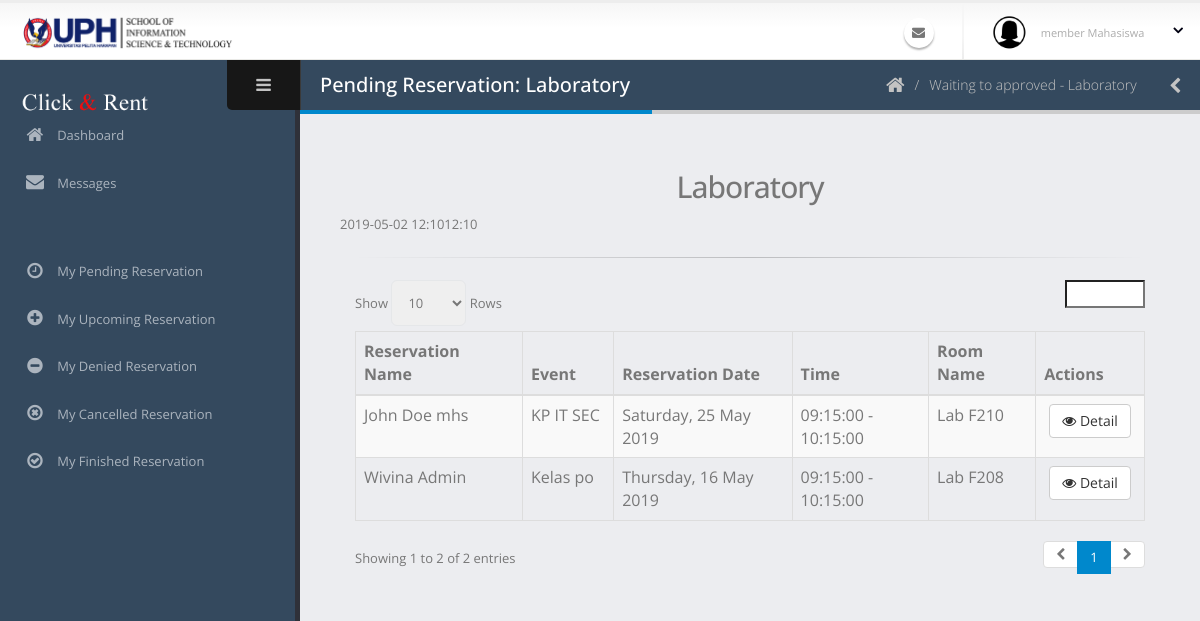
The app's page /admin/pendingLab.php, older data.
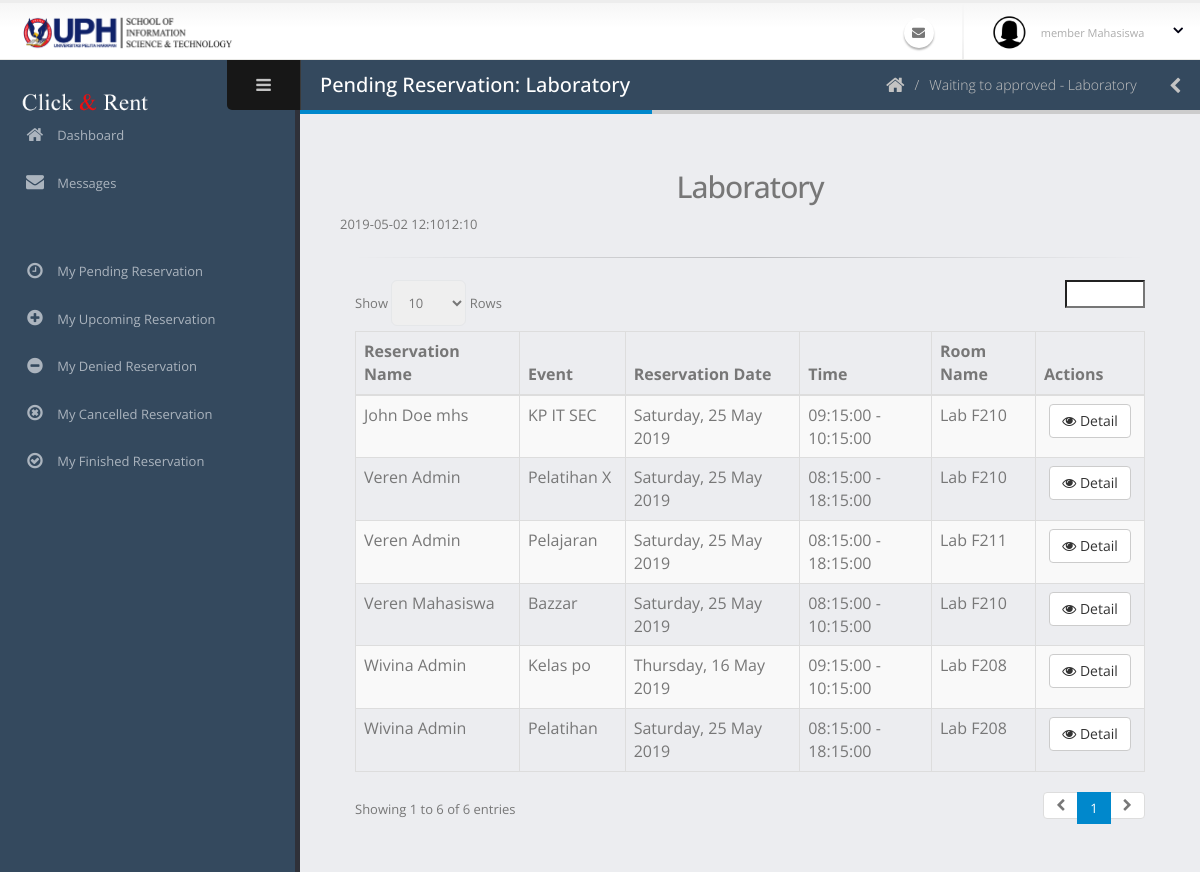
The same page, newer data.
### tables this page shows
CREATE TABLE `peminjaman` (
  `id_peminjaman` varchar(40) NOT NULL COMMENT 'PJ-0',
  `tanggal_peminjaman` date NOT NULL,
  `id_ruangan` varchar(40) NOT NULL,
  `waktu_mulai` time NOT NULL,
  `waktu_selesai` time NOT NULL,
  `id_pengguna` varchar(40) NOT NULL,
  `acara` varchar(70) NOT NULL,
  `jumlah_peserta` int(11) NOT NULL,
  `id_kategoriAcara` int(11) NOT NULL,
  `deskripsi_acara` text NOT NULL,
  `status_peminjaman` int(11) NOT NULL COMMENT '0:TUNGGU APPROVE, 1:APPROVED, 3:SELESAI, 4:TIDAK APPROVE 5:DIBATALKAN 6:TIMEOUT',
  `user_add` varchar(40) NOT NULL,
  `waktu_add` datetime NOT NULL,
  `user_edit` varchar(40) NOT NULL,
  `waktu_edit` datetime NOT NULL,
  `user_delete` varchar(40) NOT NULL,
  `waktu_delete` datetime NOT NULL,
  `status_delete` int(11) NOT NULL
);

CREATE TABLE `pengguna` (
  `id_pengguna` varchar(40) NOT NULL COMMENT 'USER-0',
  `email` varchar(50) NOT NULL,
  `kata_sandi` text NOT NULL,
  `nama_lengkap` varchar(60) NOT NULL,
  `jenis_kelamin` char(1) NOT NULL,
  `tanggal_lahir` date NOT NULL,
  `alamat` text NOT NULL,
  `no_hp` varchar(20) NOT NULL,
  `tanggal_masuk` date NOT NULL,
  `status_pengguna` int(11) NOT NULL COMMENT '1: SUPER ADMIN, 2: ADMIN, 3: MEMBER DOSEN, 4:MEMBER MAHASISWA',
  `status_daftar` int(11) NOT NULL COMMENT '0 =TIDAK AKTIF, 1=MENUNGGU APPROVE, 2=AKTIF, 3=DITOLAK',
  `user_add` varchar(40) NOT NULL,
  `waktu_add` datetime NOT NULL,
  `user_edit` varchar(40) NOT NULL,
  `waktu_edit` datetime NOT NULL,
  `user_delete` varchar(40) NOT NULL,
  `waktu_delete` datetime NOT NULL,
  `status_delete` int(11) NOT NULL
);

CREATE TABLE `ruangan` (
  `id_ruangan` varchar(40) NOT NULL COMMENT 'R-0',
  `nama_ruangan` varchar(60) NOT NULL,
  `jenis_ruangan` int(11) NOT NULL COMMENT '1:LABORATORY, 2: MEETING ROOM',
  `gedung_lantai` varchar(20) NOT NULL,
  `kapasitas` int(11) NOT NULL,
  `deskripsi` text NOT NULL,
  `user_add` varchar(40) NOT NULL,
  `waktu_add` datetime NOT NULL,
  `user_edit` varchar(40) NOT NULL,
  `waktu_edit` datetime NOT NULL,
  `user_delete` varchar(40) NOT NULL,
  `waktu_delete` datetime NOT NULL,
  `status_delete` int(11) NOT NULL
);

### admin/pendingLab.php (the view, shortened to what this page needs)
<?php include('../koneksi.php'); ?>
<?php include('req/head.php');?>
<?php include('req/header.php');?>
<?php include('req/leftbar.php');?>
	<section role="main" class="content-body">
		<header class="page-header">
			<h2>Pending Reservation: Laboratory</h2>
			<div class="right-wrapper pull-right">
				<ol class="breadcrumbs">
					<li>
						<a href="index.php">
							<i class="fa fa-home"></i>
						</a>
					</li>
					<li>
                        <a href="peminjamanPending.php">
                            <span>Waiting to approved  - Laboratory</span>
                        </a>
                    </li>
				</ol>
				<a class="sidebar-right-toggle" data-open="sidebar-right"><i class="fa fa-chevron-left"></i></a>
			</div>
		</header>
		<h2 style="text-align:center">Laboratory</h2>
		<?php
		$harini = date("Y-m-d H:i");
		$jamini = date("H:i");
		echo $harini;
		echo $jamini;
		?>
<div class="container-fluid">
	<hr>
	<table  class="table table-bordered table-striped mb-none" id="datatable-default">
		<thead>
			<tr>
				<th>Reservation Name</th>
                <th>Event</th>
				<th>Reservation Date</th>
				<th>Time</th>
				<th>Room Name</th>
				<th>Actions</th>
			</tr>
		</thead>
		<tbody>
		<?php
			$query = mysqli_query($koneksi, "SELECT * from peminjaman JOIN pengguna JOIN ruangan ON pengguna.id_pengguna = peminjaman.id_pengguna AND ruangan.id_ruangan = peminjaman.id_ruangan WHERE ruangan.jenis_ruangan='1' AND status_peminjaman='0' ORDER BY peminjaman.waktu_add DESC");
			while($data=mysqli_fetch_array($query)){
			?>
			<tr>
				<td><?php echo $data['nama_lengkap']?></td>
				<td><?php echo $data['acara']?></td>
				<td><?php echo date("l, d M Y",strtotime($data['tanggal_peminjaman']))?></td>
				<td><?php echo $data['waktu_mulai'] . " - " . $data['waktu_selesai']?></td>
                <td><?php echo $data['nama_ruangan']?></td>
				<td class="text-center">
					<a class="btn btn-default" href="detailPeminjamanTunggu.php?idpeminjaman=<?php echo $data['id_peminjaman'];?>"><i class='fa fa-eye'></i> Detail
					</a>
				</td>
			</tr>
			<?php } ?>
		</tbody>
	</table>
</div>
<?php include('req/endtitle.php');?>
<?php include('req/script.php');?>

Row changes from the older to the newer data that the page shows:
added peminjaman: id_pengguna.nama_lengkap "Veren Mahasiswa", acara "Bazzar", tanggal_peminjaman "Saturday, 25 May 2019", waktu_mulai "08:15:00", waktu_selesai "10:15:00", id_ruangan.nama_ruangan "Lab F210"
added peminjaman: id_pengguna.nama_lengkap "Wivina Admin", acara "Pelatihan", tanggal_peminjaman "Saturday, 25 May 2019", waktu_mulai "08:15:00", waktu_selesai "18:15:00", id_ruangan.nama_ruangan "Lab F208"
added peminjaman: id_pengguna.nama_lengkap "Veren Admin", acara "Pelatihan X", tanggal_peminjaman "Saturday, 25 May 2019", waktu_mulai "08:15:00", waktu_selesai "18:15:00", id_ruangan.nama_ruangan "Lab F210"
added peminjaman: id_pengguna.nama_lengkap "Veren Admin", acara "Pelajaran", tanggal_peminjaman "Saturday, 25 May 2019", waktu_mulai "08:15:00", waktu_selesai "18:15:00", id_ruangan.nama_ruangan "Lab F211"
Text that changed along with them:
text written by a page script: "Show Rows Showing 1 to 2 of 2 entries 1" → "Show Rows Showing 1 to 6 of 6 entries 1"
